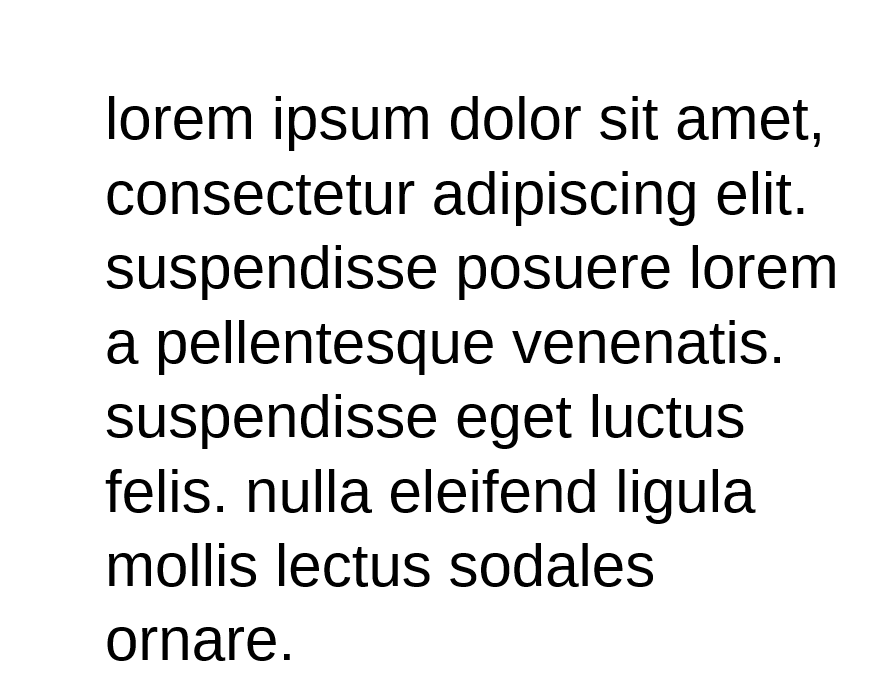
#> input picture LAB_09/CODE/zad2/sans.png, 885 x 685 px
$ python -i angle.py   (imports and definitions only)
#> lines starting #> are read from the running program, lines starting #| are printed output that depends on the picture; after the words box and inside, x2 and y2 are one past the last pixel; in counts of white or black regions, pixels touching at a corner belong together; long printed decimals are rounded
import numpy as np
import cv2
import math
from scipy import ndimage


def repair_image(filename):
#> called with filename = 'sans.png'
    img_before = cv2.imread(filename)
#> img_before is the input picture: shape (685, 885, 3); min 0, max 255, mean 229.8
    img_before = cv2.bitwise_not(img_before)
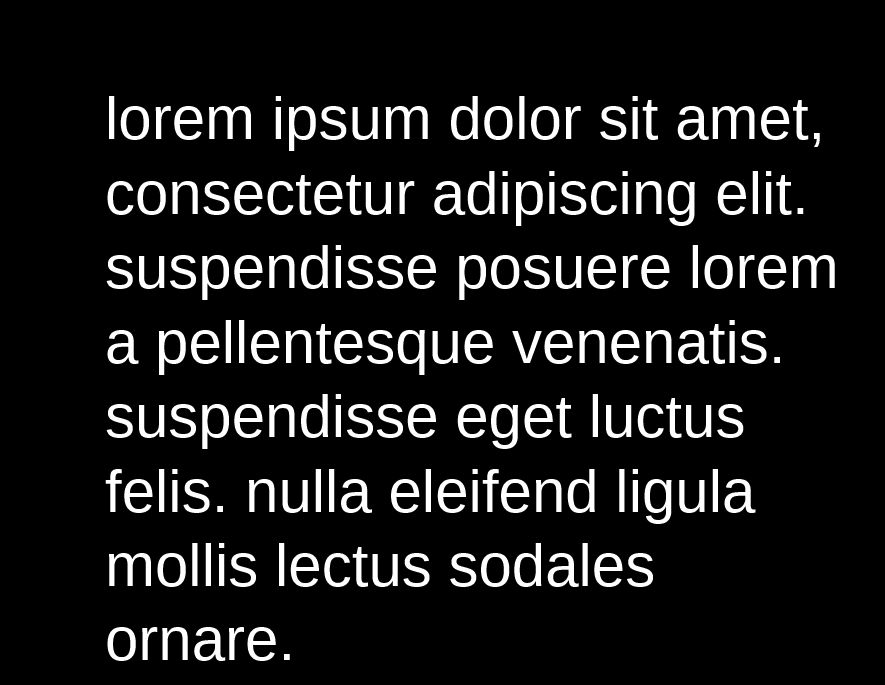
#> img_before: shape (685, 885, 3); min 0, max 255, mean 25.2
    # cv2.imshow("Before", img_before)
    # key = cv2.waitKey(0)
    img_gray = cv2.cvtColor(img_before, cv2.COLOR_BGR2GRAY)
    img_edges = cv2.Canny(img_gray, 100, 100, apertureSize=3)
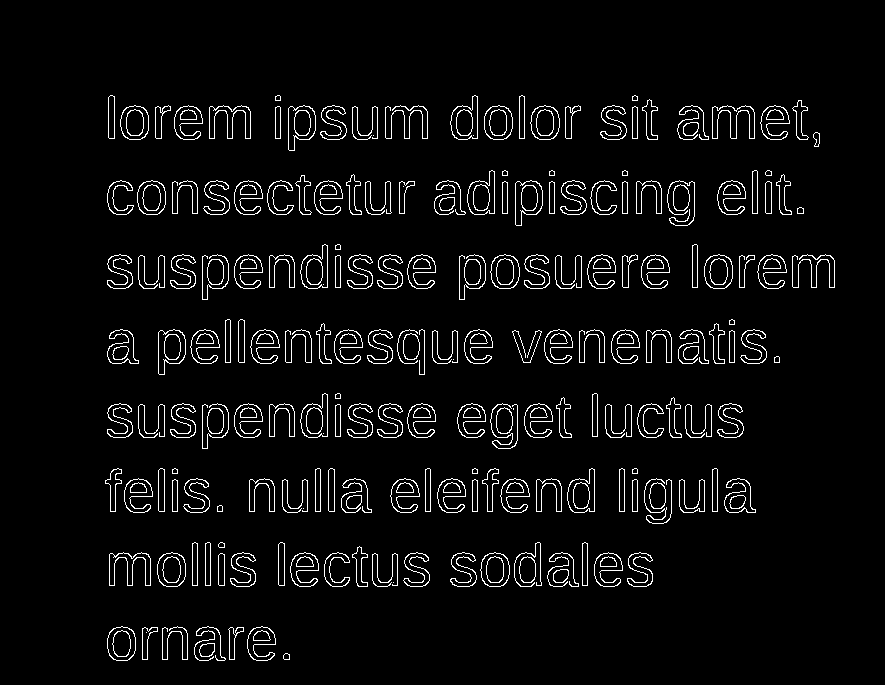
#> img_edges: shape (685, 885); 4.6% white in thin lines or dots, all inside (x1, y1, x2, y2) = (105, 95, 835, 661)
    lines = cv2.HoughLinesP(img_edges, 1, math.pi / 180.0, 100, minLineLength=20, maxLineGap=5)
#> lines = 166 rows, first 6: [237, 284, 260, 284], [669, 210, 694, 210], [270, 185, 298, 185], [303, 259, 327, 259], [411, 433, 433, 433], [209, 110, 249, 110]
    angles = []
    for [[x1, y1, x2, y2]] in lines:
        # cv2.line(img_before, (x1, y1), (x2, y2), (255, 0, 0), 3)
        angle = math.degrees(math.atan2(y2 - y1, x2 - x1))
        angles.append(angle)
#> this loop made 166 passes
#> (x1, y1, x2, y2, angle) on passes 1 to 3: (237, 284, 260, 284, 0), (669, 210, 694, 210, 0), (270, 185, 298, 185, 0)
#> after the loop, angles = 166 values, max 90 at index 134, min -90 at index 55, mean -2.13
    # cv2.imshow("Detected lines", img_before)
    # key = cv2.waitKey(0)
    median_angle = np.median(angles)
#> median_angle = 0
    print("Angle: " + str(median_angle))
#| Angle: 0.0
    if median_angle == 0:
        print("No need to rotate image")
        return filename
    print("Rotating image...")
    img_rotated = ndimage.rotate(img_before, median_angle)
    img_rotated = cv2.bitwise_not(img_rotated)

    arr = filename.split(".")
    rotated_filename = arr[0] + "_rotated.png"
    cv2.imwrite(rotated_filename, img_rotated)
    return rotated_filename

>>> result = repair_image('sans.png')

$ run again, on LAB_09/CODE/zad2/serif.png
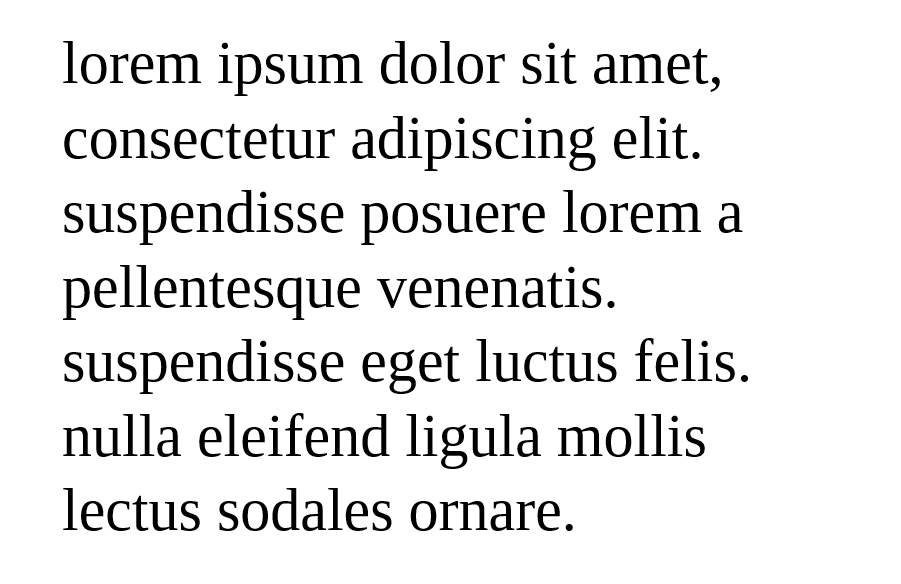
#> input picture LAB_09/CODE/zad2/serif.png, 901 x 584 px
#> in repair_image, img_before is the input picture: shape (584, 901, 3); min 0, max 255, mean 232.9
#> in repair_image, `img_before = cv2.bitwise_not(img_before)`:
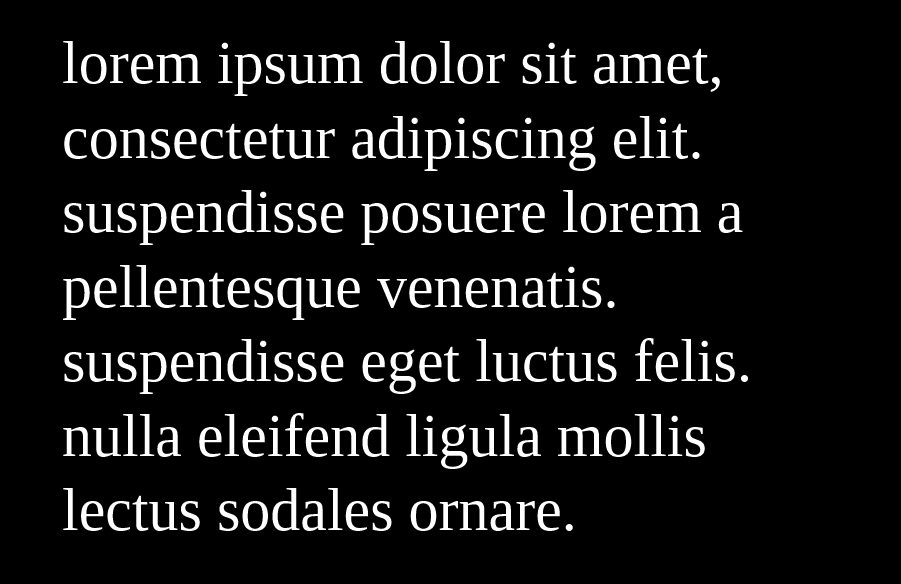
#> img_before: shape (584, 901, 3); min 0, max 255, mean 22.1
#> in repair_image, `img_edges = cv2.Canny(img_gray, 100, 100, apertureSize=3)`:
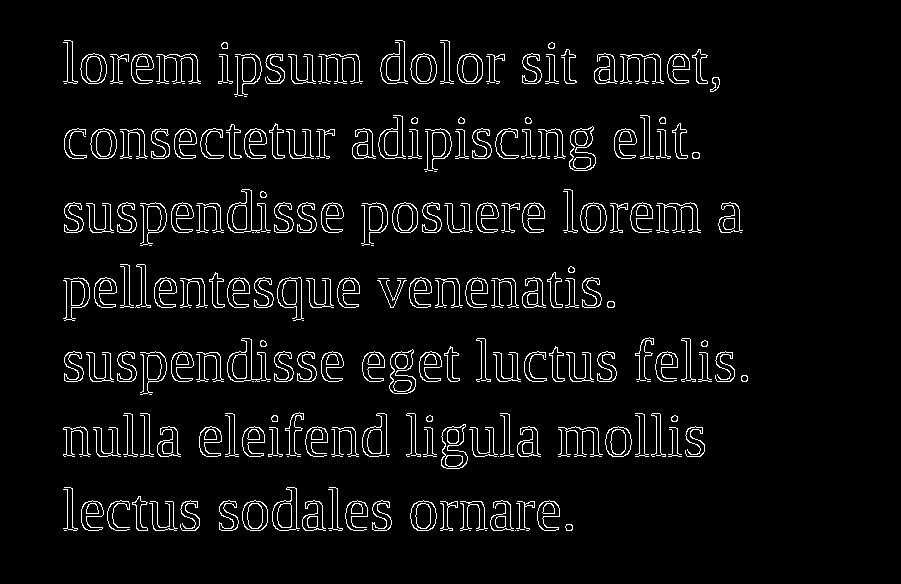
#> img_edges: shape (584, 901); 4.8% white in thin lines or dots, all inside (x1, y1, x2, y2) = (63, 40, 748, 531)
#> lines = 157 rows, first 6: [111, 381, 131, 381], [140, 352, 160, 352], [678, 456, 700, 456], [68, 203, 92, 203], [111, 232, 131, 232], [479, 205, 519, 205]
#> the loop in repair_image, `for [[x1, y1, x2, y2]] in lines:` made 157 passes
#> after the loop in repair_image, `for [[x1, y1, x2, y2]] in lines:`: angles = 157 values, max 90 at index 129, min -90 at index 70, mean 0.578
#> median_angle = 0
#| Angle: 0.0

$ run again, on LAB_09/CODE/zad2/serif2.png
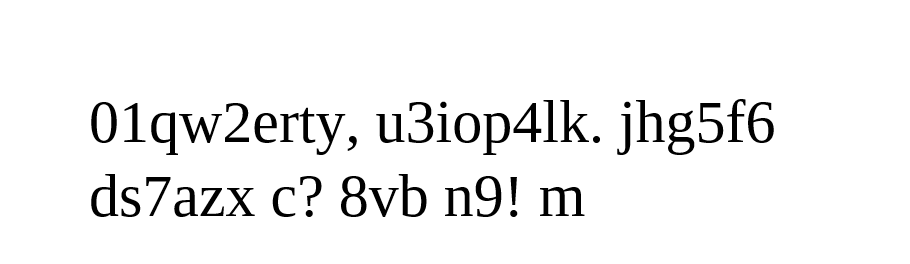
#> input picture LAB_09/CODE/zad2/serif2.png, 910 x 264 px
#> in repair_image, img_before is the input picture: shape (264, 910, 3); min 0, max 255, mean 242.1
#> in repair_image, `img_before = cv2.bitwise_not(img_before)`:
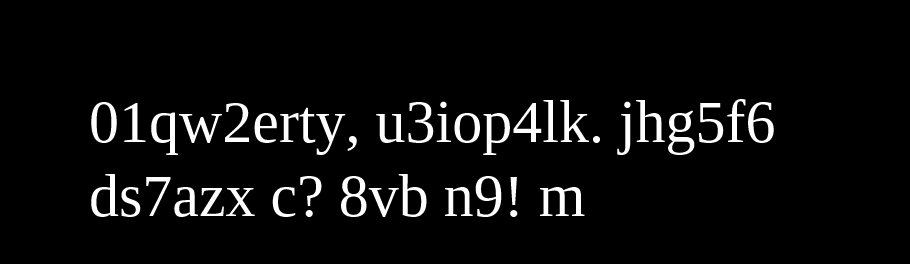
#> img_before: shape (264, 910, 3); min 0, max 255, mean 12.9
#> in repair_image, `img_edges = cv2.Canny(img_gray, 100, 100, apertureSize=3)`:
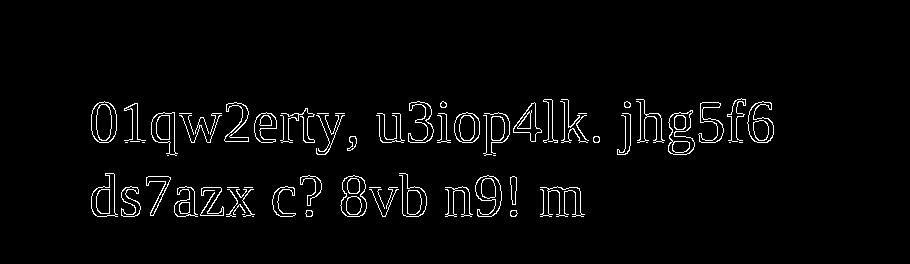
#> img_edges: shape (264, 910); 2.8% white in thin lines or dots, all inside (x1, y1, x2, y2) = (91, 98, 774, 217)
#> lines = 21 rows, first 6: [158, 113, 191, 113], [692, 140, 719, 140], [225, 141, 248, 141], [359, 187, 380, 187], [155, 115, 181, 115], [294, 113, 328, 113]
#> the loop in repair_image, `for [[x1, y1, x2, y2]] in lines:` made 21 passes
#> (x1, y1, x2, y2, angle) on passes 1 to 8: (158, 113, 191, 113, 0), (692, 140, 719, 140, 0), (225, 141, 248, 141, 0), (359, 187, 380, 187, 0), (155, 115, 181, 115, 0), (294, 113, 328, 113, 0), (153, 139, 174, 139, 0), (389, 187, 419, 187, 0)
#> after the loop in repair_image, `for [[x1, y1, x2, y2]] in lines:`: angles = [0, 0, 0, 0, 0, 0, 0, 0, 0, 0, 0, -2.12, 3.18, 0, 0, -2.12, 0, 0, 2.73, 0, 0]
#> median_angle = 0
#| Angle: 0.0

$ run again, on LAB_09/CODE/zad2/serif2_to_repair.png
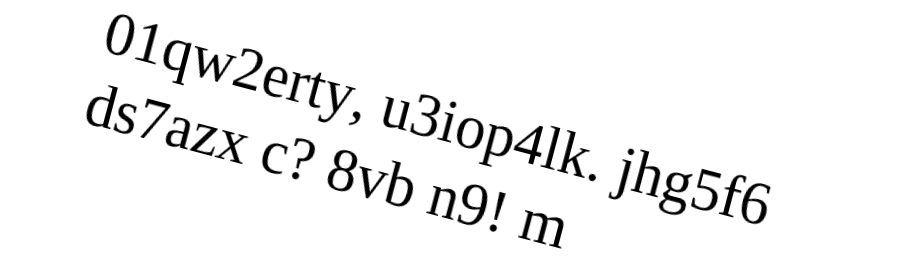
#> input picture LAB_09/CODE/zad2/serif2_to_repair.png, 910 x 264 px
#> in repair_image, img_before is the input picture: shape (264, 910, 3); min 0, max 255, mean 242.1
#> in repair_image, `img_edges = cv2.Canny(img_gray, 100, 100, apertureSize=3)`:
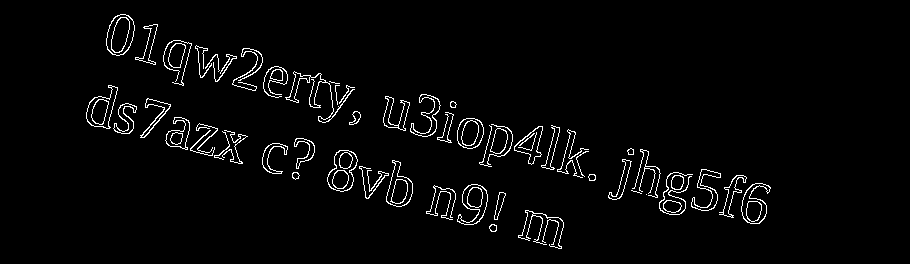
#> img_edges: shape (264, 910); 2.9% white in thin lines or dots, all inside (x1, y1, x2, y2) = (86, 14, 771, 249)
#> lines = 34 rows, first 6: [664, 198, 691, 205], [383, 122, 430, 134], [135, 58, 155, 63], [293, 72, 337, 83], [542, 167, 566, 173], [224, 130, 247, 136]
#> the loop in repair_image, `for [[x1, y1, x2, y2]] in lines:` made 34 passes
#> (x1, y1, x2, y2, angle) on passes 1 to 8: (664, 198, 691, 205, 14.53), (383, 122, 430, 134, 14.32), (135, 58, 155, 63, 14.04), (293, 72, 337, 83, 14.04), (542, 167, 566, 173, 14.04), (224, 130, 247, 136, 14.62), (541, 166, 582, 177, 15.02), (232, 84, 255, 90, 14.62)
#> after the loop in repair_image, `for [[x1, y1, x2, y2]] in lines:`: angles = 34 values, max 18.43 at index 19, min 11.31 at index 21, mean 14.54
#> median_angle = 14.5
#| Angle: 14.502
#> in repair_image, `img_rotated = cv2.bitwise_not(img_rotated)`:
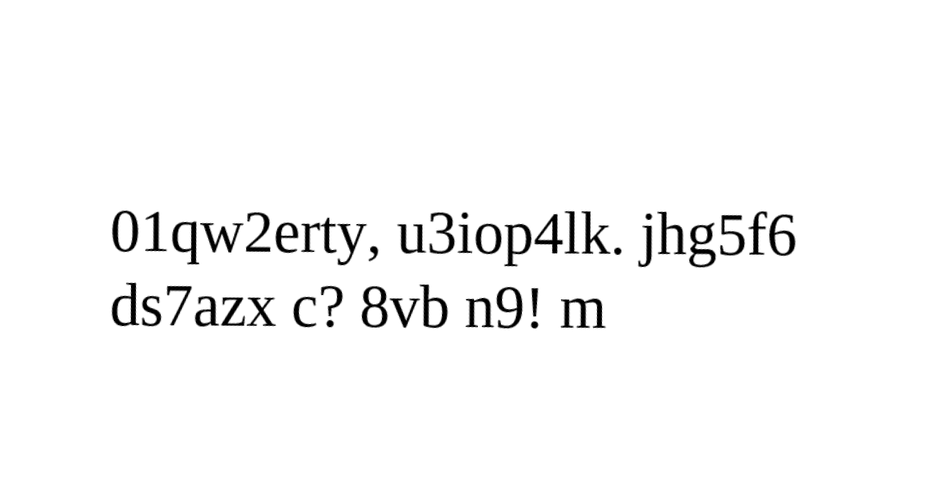
#> img_rotated: shape (483, 947, 3); min 0, max 255, mean 248.2
